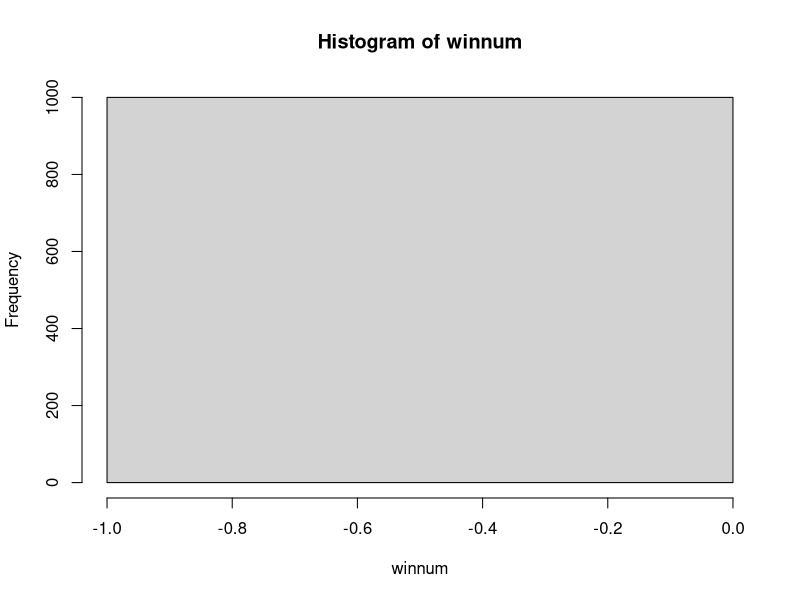
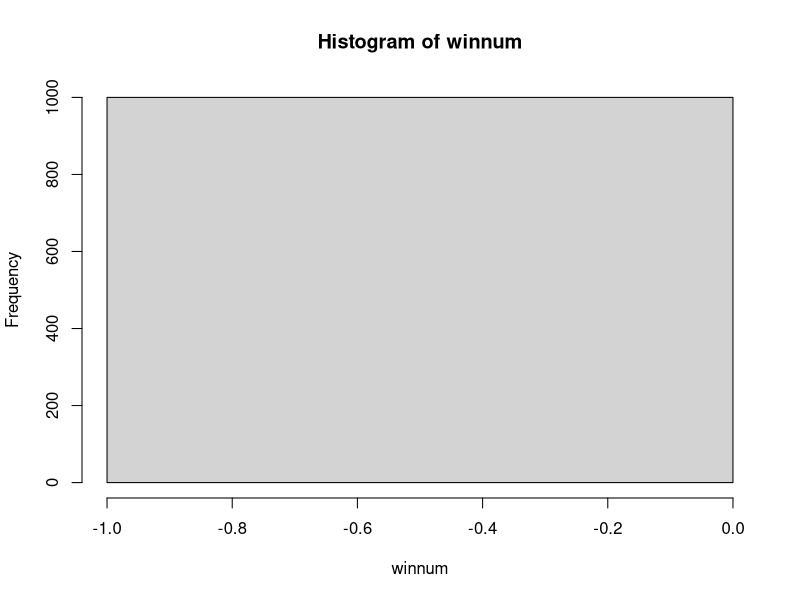
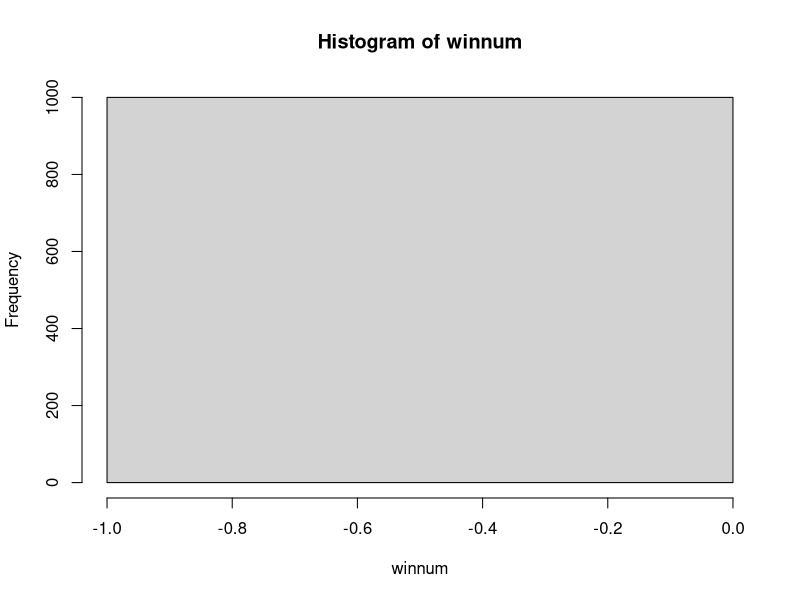

The R source for these figures, in order:
##https://www.r-bloggers.com/dirichlet-process-infinite-mixture-models-and-clustering/


#higher alpha leads to higher probability of lower values
stick_draw = function(num.vals, alpha) {
  betas = rbeta(num.vals, 1, alpha)
  stick.to.right = c(1, cumprod(1 - betas))[1:num.vals]
  weights = stick.to.right * betas
  weights
}

winnum=matrix(0,1000,1)
cum.breaks=matrix(0,1000,20)
#first number is windows; 
#second is alpha: sets break points...

for(i in 1:1000){
  d=stick_draw(20,5)
  breaks=unique(c(0,cumsum(round(d*20)),20))
  cum.breaks[i,1:length(breaks)]=breaks
  #  print(breaks)
  a=1:20
  testwin=window(a,breaks=breaks)
  winnum[i] = length(levels(testwin))
}

hist(winnum); table(winnum); mean(winnum)
print('mean')
apply(cum.breaks,2,mean,na.rm=TRUE)
print('max')
apply(cum.breaks[,1:19],2,max,na.rm=TRUE)
print('min')
apply(cum.breaks[,1:19],2,min,na.rm=TRUE)


#unique algorithm...
#need proof???
#

####uniform equality partition ....
#50% probability it is equal to next value
winnum=matrix(0,1000,1)
cum.breaks=matrix(as.numeric(NA),1000,20)

for(i in 1:1000){
  mean.wins=round(runif(1)*20); #print(mean.wins)
  a=1:20
  winprob=1-(mean.wins/max(a))
  partition=runif(19)>winprob
  if(!any(partition)){next} #skipp cases with no breaks (could add as continuous...)
  breaks=which(partition==TRUE)
  cum.breaks[i,1:length(breaks)]=breaks
  testwin=window(a,breaks=c(0,breaks,max(a)))
  print(breaks)
  winnum[i] = length(levels(testwin))
  
}

hist(winnum); table(winnum); mean(winnum)
cat('mean window length', 20/mean(winnum))


print('mean')
apply(cum.breaks,2,mean,na.rm=TRUE)
print('max')
apply(cum.breaks[,1:19],2,max,na.rm=TRUE)
print('min')
apply(cum.breaks[,1:19],2,min,na.rm=TRUE)




####alt idea ---- each is an ind parameter of equality to next value
#then in the mh algorithm, they can be updated
#you can probably figure out using combinotorics the best way 
# to limit window size
# e.g. if probability of equality is .2 ... sum(.2>runif(1000))/1000

#reasonable prior: as likely to equal as not equal...
#should look at that bayesian model from the green book some time...

winnum=matrix(0,1000,1)
cum.breaks=matrix(as.numeric(NA),1000,20)


p=rep(.5,20) # can draw from a proposal support between 0 and 1

for(i in 1:1000){
  equ.draws = runif(20)
  partition = p>equ.draws
  if(!any(partition)){next} #skipp cases with no breaks (could add as continuous...)
  breaks=c(0,which(partition==TRUE),20)
  print(breaks)  
  cum.breaks[i,1:length(breaks)]=breaks
  testwin=window(a,breaks=unique(breaks))
  print(breaks)
  winnum[i] = length(levels(testwin))
  
}

hist(winnum); table(winnum); mean(winnum)
cat('mean window length', 20/mean(winnum))


print('mean')
apply(cum.breaks,2,mean,na.rm=TRUE)
print('max')
apply(cum.breaks[,1:19],2,max,na.rm=TRUE)
print('min')
apply(cum.breaks[,1:19],2,min,na.rm=TRUE)

